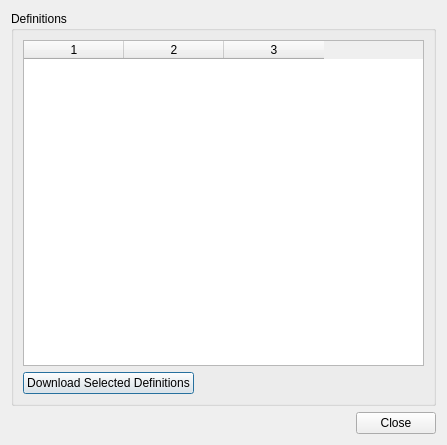
<?xml version="1.0" encoding="UTF-8"?>
<ui version="4.0">
 <class>ManageDefinitionsDialog</class>
 <widget class="QDialog" name="ManageDefinitionsDialog">
  <property name="geometry">
   <rect>
    <x>0</x>
    <y>0</y>
    <width>447</width>
    <height>445</height>
   </rect>
  </property>
  <property name="windowTitle">
   <string>Dialog</string>
  </property>
  <layout class="QVBoxLayout" name="verticalLayout_2">
   <item>
    <widget class="QGroupBox" name="definitionsGroupBox">
     <property name="title">
      <string>Definitions</string>
     </property>
     <layout class="QVBoxLayout" name="verticalLayout">
      <item>
       <widget class="QTableWidget" name="definitionsTable">
        <property name="editTriggers">
         <set>QAbstractItemView::NoEditTriggers</set>
        </property>
        <property name="alternatingRowColors">
         <bool>true</bool>
        </property>
        <property name="selectionBehavior">
         <enum>QAbstractItemView::SelectRows</enum>
        </property>
        <property name="columnCount">
         <number>3</number>
        </property>
        <attribute name="horizontalHeaderHighlightSections">
         <bool>false</bool>
        </attribute>
        <attribute name="verticalHeaderVisible">
         <bool>false</bool>
        </attribute>
        <attribute name="verticalHeaderDefaultSectionSize">
         <number>20</number>
        </attribute>
        <attribute name="verticalHeaderHighlightSections">
         <bool>false</bool>
        </attribute>
        <column/>
        <column/>
        <column/>
       </widget>
      </item>
      <item>
       <layout class="QHBoxLayout" name="horizontalLayout">
        <item>
         <widget class="QPushButton" name="downloadButton">
          <property name="text">
           <string>Download Selected Definitions</string>
          </property>
         </widget>
        </item>
        <item>
         <spacer name="horizontalSpacer">
          <property name="orientation">
           <enum>Qt::Horizontal</enum>
          </property>
          <property name="sizeHint" stdset="0">
           <size>
            <width>188</width>
            <height>20</height>
           </size>
          </property>
         </spacer>
        </item>
       </layout>
      </item>
     </layout>
    </widget>
   </item>
   <item>
    <widget class="QDialogButtonBox" name="buttonBox">
     <property name="standardButtons">
      <set>QDialogButtonBox::Close</set>
     </property>
    </widget>
   </item>
  </layout>
 </widget>
 <resources/>
 <connections>
  <connection>
   <sender>buttonBox</sender>
   <signal>rejected()</signal>
   <receiver>ManageDefinitionsDialog</receiver>
   <slot>close()</slot>
   <hints>
    <hint type="sourcelabel">
     <x>385</x>
     <y>420</y>
    </hint>
    <hint type="destinationlabel">
     <x>223</x>
     <y>222</y>
    </hint>
   </hints>
  </connection>
 </connections>
</ui>
